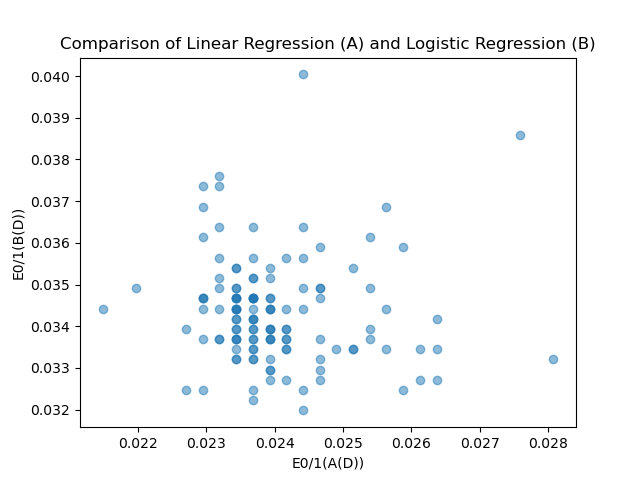

Generate this figure with Python:
import numpy as np
import matplotlib.pyplot as plt

# Function to generate data based on the given process
def generate_data(N, mean, cov, label):
    # [1, 1, 1, ...]^T + x1 + x2 stack in horizontal direction
    x = np.hstack((np.ones((N, 1)), np.random.multivariate_normal(mean, cov, N)))
    y = label * np.ones((N, 1))
    return x, y

# Generate training data
N_train = 256
mean_pos = [3, 2]
cov_pos = [[0.4, 0], [0, 0.4]]

N_outlier = 256
mean_out = [0, 6]
cov_out = [[0.1, 0], [0, 0.3]]

mean_neg = [5, 0]
cov_neg = [[0.6, 0], [0, 0.6]]

# Generate test data
N_test = 4096
X_test_pos, y_test_pos = generate_data(N_test // 2, mean_pos, cov_pos, 1)
X_test_neg, y_test_neg = generate_data(N_test // 2, mean_neg, cov_neg, -1)

X_test = np.vstack((X_test_pos, X_test_neg))
y_test = np.vstack((y_test_pos, y_test_neg))

def linear_regression(X, y):
    w_lin = np.linalg.inv(X.T @ X) @ X.T @ y
    return w_lin

def logistic_regression(X, y):
    lr = 0.1
    w_log = np.zeros((3, 1))
    for i in range(500):
        w_log = w_log + lr * 1 / N_train * (X.T @ (y * (1 / (1 + np.exp(y * (X @ w_log))))))
    return w_log

num_experiments = 128
e01_values_A = []
e01_values_B = []

for i in range(num_experiments):
    # Set a different random seed for each experiment
    np.random.seed(i)
    
    X_train_pos, y_train_pos = generate_data(N_train // 2, mean_pos, cov_pos, 1)
    X_train_out, y_train_out = generate_data(N_outlier, mean_out, cov_out, 1)
    X_train_neg, y_train_neg = generate_data(N_train // 2, mean_neg, cov_neg, -1)

    X_train = np.vstack((X_train_pos, X_train_neg))
    X_train = np.vstack((X_train, X_train_out))
    y_train = np.vstack((y_train_pos, y_train_neg))
    
    # Shuffle the training data
    indices = np.random.permutation(N_train)
    X_train = X_train[indices]
    y_train = y_train[indices]
    
    # # Run linear regression
    w_lin = linear_regression(X_train, y_train)

    # Calculate 0/1 in-sample error
    # print(((np.array([1,2]) * np.array([1,-1]))))
    count = 0
    for i in range(len(y_test)):
        if np.sign(X_test[i] @ w_lin) * y_test[i] != 1:
            count += 1
            # print(X_test[i], y_test[i], np.sign(X_test[i] @ w_lin))
        
    e01_A = count/len(y_test)
    e01_values_A.append(e01_A)

    
    # Run logistic regression
    w_log = logistic_regression(X_train, y_train)
    
    count = 0
    for i in range(len(y_test)):
        if np.sign(X_test[i] @ w_log) * y_test[i] != 1:
            count += 1
    # Calculate zero-one loss for logistic regression
    e01_B = count/len(y_test)
    e01_values_B.append(e01_B)

# Plot scatter plot for [E0/1(A(D)), E0/1(B(D))]
plt.scatter(e01_values_A, e01_values_B, alpha=0.5)
plt.xlabel('E0/1(A(D))')
plt.ylabel('E0/1(B(D))')
plt.title('Comparison of Linear Regression (A) and Logistic Regression (B)')
plt.savefig('linear_model_12.png')

# Calculate median E0/1 values
median_e01_A = np.median(e01_values_A)
median_e01_B = np.median(e01_values_B)

print(f"Median E0/1(A(D)) over 128 experiments: {median_e01_A}")
print(f"Median E0/1(B(D)) over 128 experiments: {median_e01_B}")
